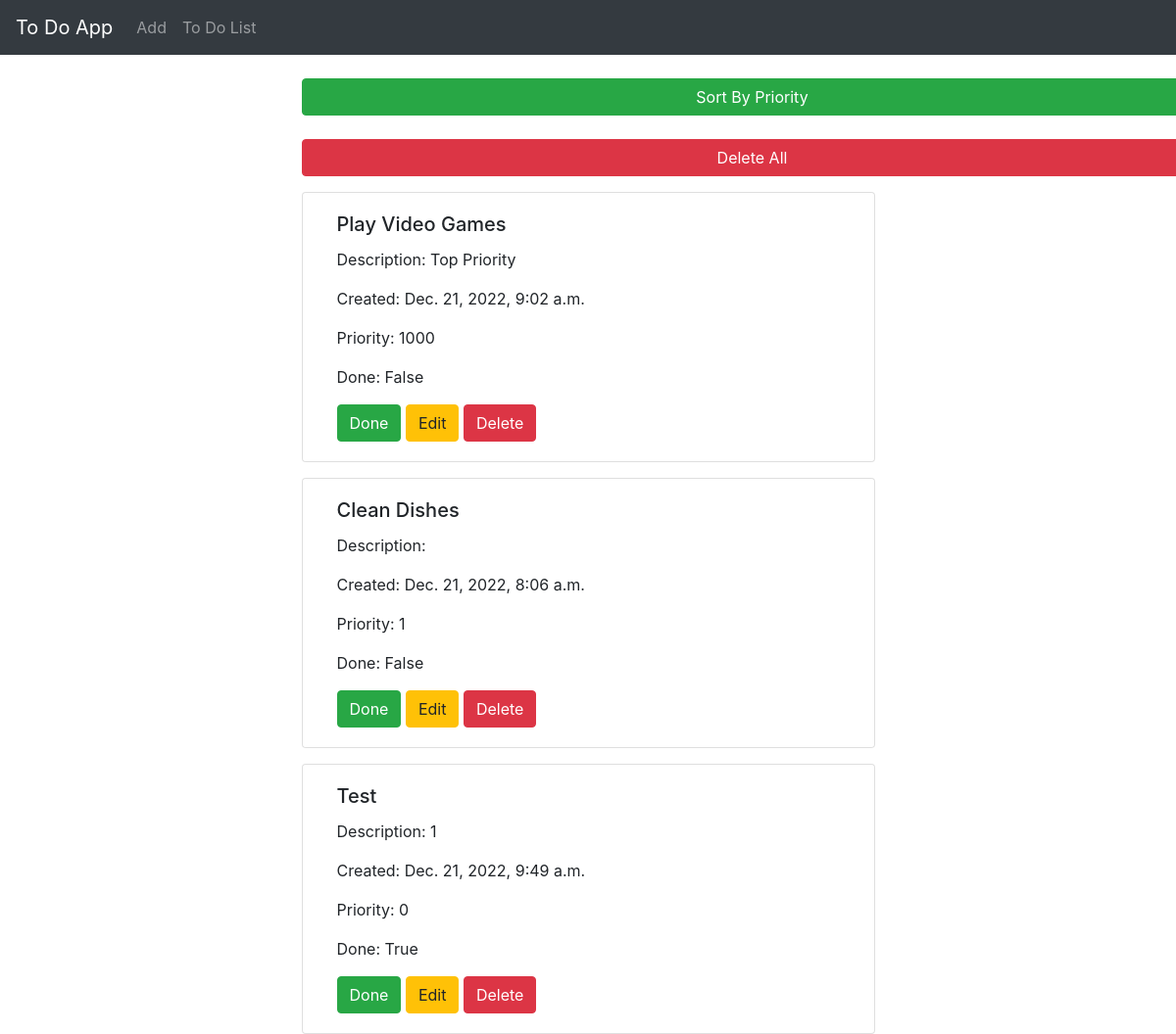
The page /sortdata on the database as committed earlier.
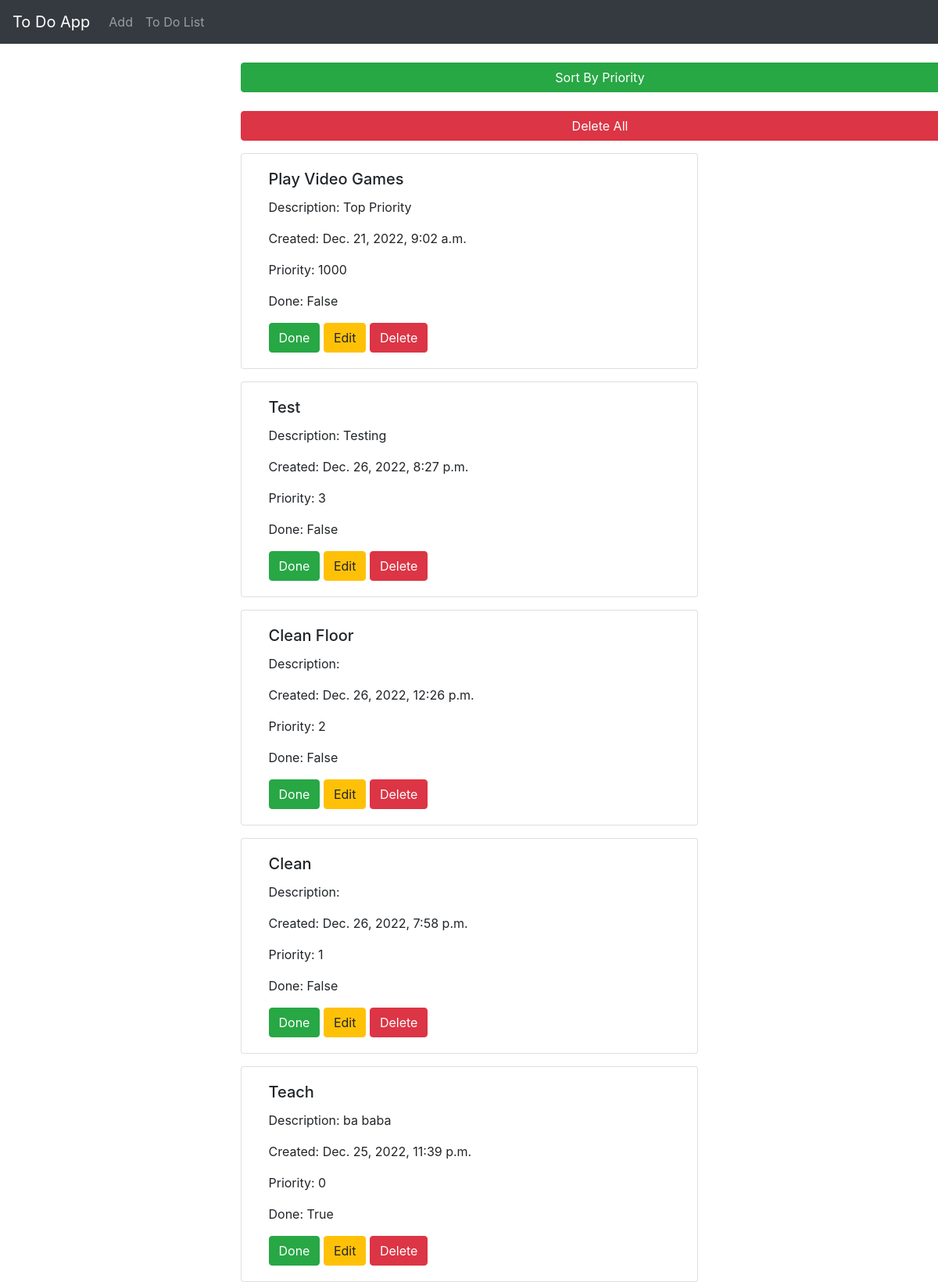
The same page on the database as committed later.
### todoapp/models.py (models this page shows)
class Todo(models.Model):
    title = models.CharField(max_length=255)
    description = models.TextField()
    done = models.BooleanField(default=False)
    priority = models.IntegerField()
    created_at = models.DateTimeField(auto_now_add=True,null=True)

### todoapp/views.py (the view)
# urls.py: path('sortdata',views.sortdata,name='sortdata'),
def sortdata(request):
    mydictionary ={
        "alltodos" : Todo.objects.all().order_by('-priority')
    }
    return render(request,'list.html',context=mydictionary)

### templates/list.html (shortened to what this page needs)
{% extends 'index.html' %}
{% block content %}
<br/>
<div class="row">
  <div class="col-md-6" style="margin: 0 auto;">
    <a class="btn btn-success" href="{% url 'sortdata' %}" style="width: 920px">Sort By Priority</a>
    <br/>
    <br/>
    <a href="/deleteAll/" class="btn btn-danger" style="width: 920px">Delete All</a>
  </div>
</div>
{% for eachtodo in alltodos %}
<div class="row">
    <div class="col-md-6" style="margin:0 auto;">
        <div class="card container-fluid" style="margin-top: 1rem;">
            <div class="card-body">
              <h5 class="card-title">{{eachtodo.title}} </h5>
              <p class="card-text">Description: {{eachtodo.description}}</p>
              <p class="card-text">Created: {{eachtodo.created_at}}</p>
              <p class="card-text">Priority: {{eachtodo.priority}}</p>
              <p class="card-text">Done: {{eachtodo.done}}</p>
              <a href="/done/{{eachtodo.id}}" class="btn btn-success">Done</a>
              <a href="/edit/{{eachtodo.id}}" class="btn btn-warning">Edit</a>
              <a href="/delete/{{eachtodo.id}}" class="btn btn-danger">Delete</a>
            </div>
          </div>
    </div>
</div>
{% endfor %}
{% endblock %}

Rows that differ between the two databases and show on the page:
changed Todo "Test": description "1" → "Testing"; created_at "Dec. 21, 2022, 9:49 a.m." → "Dec. 26, 2022, 8:27 p.m."; priority "0" → "3"; done "True" → "False"; moves up the list
added Todo: title "Clean Floor", created_at "Dec. 26, 2022, 12:26 p.m.", priority "2", done "False"
changed Todo: title "Clean Dishes" → "Clean"; created_at "Dec. 21, 2022, 8:06 a.m." → "Dec. 26, 2022, 7:58 p.m."
added Todo: title "Teach", description "ba baba", created_at "Dec. 25, 2022, 11:39 p.m.", priority "0", done "True"
